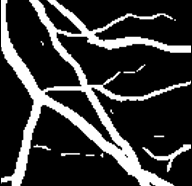
#> input picture 论文图/2/2-图片 3.png, 192 x 186 px, found by its file name
$ jupyter execute test2.ipynb
#> lines starting #> are read from the running program, lines starting #| are printed output that depends on the picture; after the words box and inside, x2 and y2 are one past the last pixel; in counts of white or black regions, pixels touching at a corner belong together
[cell 1]
import cv2
import numpy as np
import matplotlib.pyplot as plt
from matplotlib.gridspec import GridSpec
from skimage.morphology import skeletonize
from scipy import ndimage

def get_small_components(binary_image, area_threshold):
    """
    获取面积小于阈值的连通分量

    参数:
    binary_image: 二值图像
    area_threshold: 面积阈值

    返回:
    labels: 标记图像
    stats: 连通分量统计信息
    small_components: 小连通分量的标签列表
    """
    # 标记连通分量
    num_labels, labels, stats, centroids = cv2.connectedComponentsWithStats(
        binary_image, connectivity=8
    )

    # 创建小连通分量掩码
    small_components_mask = np.zeros_like(binary_image)

    # 获取小连通分量的标签列表
    small_components = []
    for i in range(1, num_labels):
        area = stats[i, cv2.CC_STAT_AREA]
        if area < area_threshold:
            small_components.append(i)
            small_components_mask[labels == i] = 255

    return labels, stats, centroids, small_components, small_components_mask

def find_endpoints(component_mask):
    """
    找到组件的端点

    参数:
    component_mask: 单个组件的二值掩码

    返回:
    endpoints: 端点坐标列表 [(y1,x1), (y2,x2), ...]
    """
    # 骨架化
    skeleton = skeletonize(component_mask / 255).astype(np.uint8)

    # 使用卷积找到端点
    kernel = np.array([
        [1, 1, 1],
        [1, 10, 1],
        [1, 1, 1]
    ])

    filtered = ndimage.convolve(skeleton, kernel, mode='constant', cval=0)

    # 端点的值是11（中心10 + 只有一个邻居值1）
    endpoints = np.where((filtered == 11) & (skeleton == 1))

    # 组合坐标
    return list(zip(endpoints[0], endpoints[1]))

def create_endpoint_roi_mask(binary_image, labels, small_components, endpoint_radius):
    """
    在小连通分量的端点周围创建感兴趣区域(ROI)

    参数:
    binary_image: 二值图像
    labels: 连通分量标签图
    small_components: 小连通分量的标签列表
    endpoint_radius: 端点周围ROI的半径

    返回:
    endpoint_roi_mask: 端点ROI掩码
    endpoints_coords: 所有端点的坐标
    """
    height, width = binary_image.shape
    endpoint_roi_mask = np.zeros_like(binary_image)
    all_endpoints = []

    # 为每个小连通分量找端点
    for label in small_components:
        # 创建当前组件的掩码
        component_mask = (labels == label).astype(np.uint8) * 255

        # 找到端点
        endpoints = find_endpoints(component_mask)
        all_endpoints.extend(endpoints)

        # 在每个端点周围创建圆形ROI
        for y, x in endpoints:
            y_min = max(0, y - endpoint_radius)
            y_max = min(height, y + endpoint_radius + 1)
            x_min = max(0, x - endpoint_radius)
            x_max = min(width, x + endpoint_radius + 1)

            # 使用圆形掩码
            for i in range(y_min, y_max):
                for j in range(x_min, x_max):
                    if ((i - y) ** 2 + (j - x) ** 2) <= endpoint_radius ** 2:
                        endpoint_roi_mask[i, j] = 255

    return endpoint_roi_mask, all_endpoints

def directional_dilation(binary_image, roi_mask=None):
    """
    对二值图像进行方向性膨胀处理。
    如果提供了ROI掩码，则只处理ROI区域内的像素。

    参数:
    binary_image: 二值图像(0和255)
    roi_mask: 感兴趣区域掩码，为None则处理整个图像

    返回:
    处理后的二值图像
    """
    # 创建输出图像
    result = binary_image.copy()
    height, width = binary_image.shape

    # 遍历每个像素（除了边界）
    for y in range(1, height - 1):
        for x in range(1, width - 1):
            # 如果有ROI掩码，则只处理ROI内的像素
            if roi_mask is not None and roi_mask[y, x] == 0:
                continue

            # 只处理值为0的像素
            if binary_image[y, x] == 0:
                # 检查四个方向
                # 方向1: 左上-右下
                if binary_image[y-1, x-1] == 255 or binary_image[y+1, x+1] == 255:
                    result[y, x] = 255
                # 方向2: 上-下
                elif binary_image[y-1, x] == 255 or binary_image[y+1, x] == 255:
                    result[y, x] = 255
                # 方向3: 右上-左下
                elif binary_image[y-1, x+1] == 255 or binary_image[y+1, x-1] == 255:
                    result[y, x] = 255
                # 方向4: 左-右
                elif binary_image[y, x-1] == 255 or binary_image[y, x+1] == 255:
                    result[y, x] = 255

    return result

def create_multi_value_image(binary_image, roi_mask):
    """
    创建一个包含多个值的图像:
    0: 背景
    1: 原始前景
    2: ROI区域
    3: 可用于后续修改的值

    参数:
    binary_image: 二值图像(0和255)
    roi_mask: ROI区域掩码(0和255)

    返回:
    包含多个值的图像
    """
    # 创建基本图像，将255转换为1
    multi_value_img = (binary_image > 0).astype(np.uint8)

    # 在ROI区域设置值为2
    roi_area = (roi_mask > 0).astype(np.uint8)
    multi_value_img[roi_area == 1] = 2

    # 值3留空，将用于后续修改

    return multi_value_img

def visualize_multi_value(multi_value_img):
    """
    可视化多值图像
    """
    # 创建可视化图像
    vis_img = np.zeros((*multi_value_img.shape, 3), dtype=np.uint8)

    # 设置各值的颜色
    # 0: 黑色 (背景，已经是黑色)
    # 1: 白色 (原始前景)
    vis_img[multi_value_img == 1] = [255, 255, 255]
    # 2: 红色 (ROI区域)
    vis_img[multi_value_img == 2] = [255, 0, 0]
    # 3: 绿色 (可修改区域)
    vis_img[multi_value_img == 3] = [0, 255, 0]

    return vis_img

def visualize_results(original, small_components_mask, endpoint_roi_mask, processed, multi_value_img, endpoints=None):
    """
    可视化原始图像、小连通分量、端点ROI、处理后的图像和多值图像
    """
    fig = plt.figure(figsize=(20, 15))
    gs = GridSpec(3, 2, figure=fig)

    # 显示原始图像
    ax1 = fig.add_subplot(gs[0, 0])
    ax1.imshow(original, cmap='gray')
    ax1.set_title("原始图像")
    ax1.axis('off')

    # 显示小连通分量
    ax2 = fig.add_subplot(gs[0, 1])
    ax2.imshow(small_components_mask, cmap='gray')
    ax2.set_title("小连通分量")
    ax2.axis('off')

    # 显示端点ROI
    ax3 = fig.add_subplot(gs[1, 0])
    ax3.imshow(endpoint_roi_mask, cmap='gray')
    if endpoints:
        for y, x in endpoints:
            ax3.plot(x, y, 'ro', markersize=3)
    ax3.set_title("端点ROI")
    ax3.axis('off')

    # 显示处理后图像
    ax4 = fig.add_subplot(gs[1, 1])
    ax4.imshow(processed, cmap='gray')
    ax4.set_title("处理后图像")
    ax4.axis('off')

    # 显示多值图像
    ax5 = fig.add_subplot(gs[2, 0])
    multi_value_vis = visualize_multi_value(multi_value_img)
    ax5.imshow(multi_value_vis)
    ax5.set_title("多值图像 (黑=0, 白=1, 红=2, 绿=3)")
    ax5.axis('off')

    plt.suptitle("基于连通分量端点的方向性膨胀处理")
    plt.tight_layout()
    plt.show()

def main(no):
    # 加载图像
#> called with no = '3'
    image_path = "/home/xkw/pxlames/segmentation/论文图/2/2-图片 3.png"  # 请替换为你的图像路径

    try:
        # 读取图像
        img = cv2.imread(image_path, cv2.IMREAD_GRAYSCALE)
#> img is the input picture: shape (186, 192); min 0, max 255, mean 54.4

        if img is None:
            print(f"无法读取图像 {image_path}")
            return

        # 确保图像是二值图像
        _, binary_img = cv2.threshold(img, 127, 255, cv2.THRESH_BINARY)
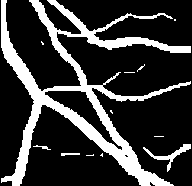
#> binary_img: shape (186, 192); 21.3% white; 12 white regions (8 under 20 px), largest, box (x1, y1, x2, y2) and area: (1, 0, 191, 186) 7206, (143, 144, 191, 172) 260, (61, 153, 80, 156) 42, (33, 145, 51, 150) 32

        # 设置连通分量面积阈值
        area_threshold = 20  # 可以根据实际情况调整

        # 获取小连通分量
        labels, stats, centroids, small_components, small_components_mask = get_small_components(binary_img, area_threshold)
#> in get_small_components, `num_labels, labels, stats, centroids = cv2.connectedComponentsWithStat..`:
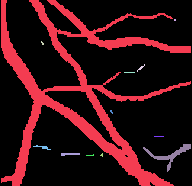
#> labels: shape (186, 192) int32; 13 distinct labels, from 0 to 12; one colour per label, 0 black
#> in get_small_components, `num_labels, labels, stats, centroids = cv2.connectedComponentsWithStat..`: num_labels = 13; stats = 13 rows, first 6: [0, 0, 192, 186, 28101], [1, 0, 190, 186, 7206], [174, 19, 2, 2, 4], [41, 41, 3, 4, 7], [137, 64, 8, 8, 16], [124, 72, 11, 1, 11]; centroids = 13 rows, first 8: [98.59, 92.1], [80.91, 91.2], [174.5, 19.5], [42, 42.71], [140.5, 67.5], [129, 72], [111, 111.3], [158.5, 136]
#> the loop in get_small_components, `for i in range(1, num_labels):` made 12 passes
#> area on passes 1, 8, 9, 10: 7206, 32, 260, 42
#> after the loop in get_small_components, `for i in range(1, num_labels):`:
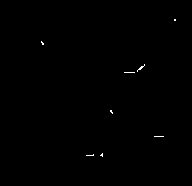
#> small_components_mask: shape (186, 192); 0.2% white in thin lines or dots, all inside (x1, y1, x2, y2) = (41, 19, 176, 157)
#> after the loop in get_small_components, `for i in range(1, num_labels):`: small_components = [2, 3, 4, 5, 6, 7, 11, 12]
#> small_components = [2, 3, 4, 5, 6, 7, 11, 12]

        # 设置端点周围ROI的半径
        endpoint_radius = 1  # 可以根据实际情况调整

        # 创建端点ROI掩码
        endpoint_roi_mask, endpoints = create_endpoint_roi_mask(binary_img, labels, small_components, endpoint_radius)
#> the loop in create_endpoint_roi_mask, `for label in small_components:` made 8 passes
#> (label, endpoints) on passes 1 to 8: (2, [(19, 174), (19, 175)]), (3, [(41, 41), (43, 42)]), (4, [(64, 144), (71, 137)]), (5, [(72, 124), (72, 134)]), (6, [(111, 111), (112, 111)]), (7, [(136, 154), (136, 163)]), (11, [(153, 102), (155, 101)]), (12, [(154, 93), (155, 86)])
#> pass 1, in create_endpoint_roi_mask, `component_mask = (labels == label).astype(np.uint8) * 255`:
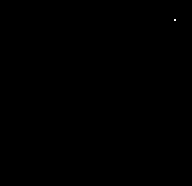
#> component_mask: shape (186, 192); 0.01% white in thin lines or dots, all inside (x1, y1, x2, y2) = (174, 19, 176, 21)
#> after the loop in create_endpoint_roi_mask, `for label in small_components:`: component_mask: shape (186, 192); 0.03% white in thin lines or dots, all inside (x1, y1, x2, y2) = (86, 154, 94, 156)
#> after the loop in create_endpoint_roi_mask, `for label in small_components:`:
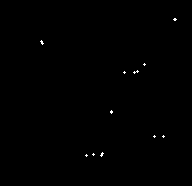
#> endpoint_roi_mask: shape (186, 192); 0.21% white in thin lines or dots, all inside (x1, y1, x2, y2) = (40, 18, 177, 157)
#> after the loop in create_endpoint_roi_mask, `for label in small_components:`: all_endpoints = [(19, 174), (19, 175), (41, 41), (43, 42), (64, 144), (71, 137), (72, 124), (72, 134), (111, 111), (112, 111), (136, 154), (136, 163), (153, 102), (155, 101), (154, 93), (155, 86)]
#> endpoints has the same summary as all_endpoints in create_endpoint_roi_mask

        # 进行方向性膨胀处理，只处理端点ROI区域
        processed_img = directional_dilation(binary_img, endpoint_roi_mask)
#> after the loop in directional_dilation, `for y in range(1, height - 1):`: result: shape (186, 192); 21.4% white; 10 white regions (5 under 20 px), largest, box (x1, y1, x2, y2) and area: (1, 0, 191, 186) 7214, (143, 144, 191, 172) 260, (61, 153, 80, 156) 42, (123, 63, 146, 74) 39, (33, 145, 51, 150) 32

        # 创建多值图像，其中ROI区域标记为2
        multi_value_img = create_multi_value_image(binary_img, endpoint_roi_mask)
#> in create_multi_value_image, `multi_value_img[roi_area == 1] = 2`:
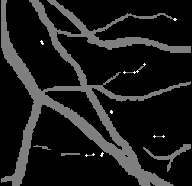
#> multi_value_img: shape (186, 192); min 0, max 2, mean 0.216; drawn with min black and max white

        # 显示结果
        visualize_results(binary_img, small_components_mask, endpoint_roi_mask, processed_img, multi_value_img, endpoints)
#> the loop in visualize_results, `for y, x in endpoints:` made 16 passes
#> in visualize_results, `plt.show()`:
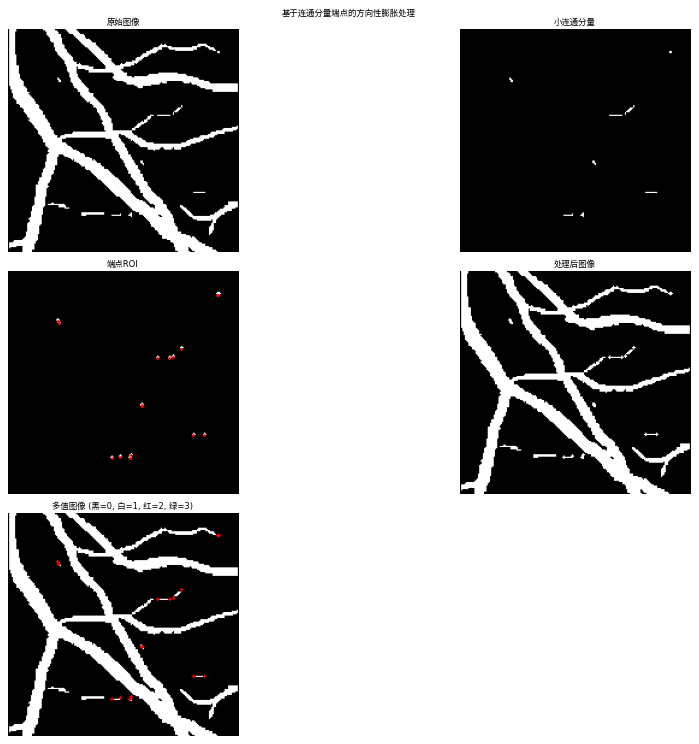
#> figure drawn by matplotlib, 5 panels

        # 保存结果
        # cv2.imwrite("small_components_mask.png", small_components_mask)
        # cv2.imwrite("endpoint_roi_mask.png", endpoint_roi_mask)
        # cv2.imwrite("directional_dilation_result.png", processed_img)
        np.savetxt(no+"-multi_value_image.txt", multi_value_img, fmt='%d')  # 保存为整数格式
        print("处理完成，结果已保存")

    except Exception as e:
        print(f"处理图像时发生错误: {str(e)}")
        import traceback
        traceback.print_exc()

if __name__ == "__main__":
    main("3")

[cell 2]
import numpy as np
import matplotlib.pyplot as plt

no = "3"
# 读取.txt文件
try:
    with open('/home/xkw/pxlames/segmentation/论文图/2/2-3.txt', 'r') as file:
#> (reads 论文图/2/2-3.txt from the repository)
        lines = file.readlines()

    # 过滤空行并转换为数值
    data = []
    for line in lines:
        line = line.strip()
        if line:  # 跳过空行
            row = [int(val) for val in line.split()]
            if row:  # 确保行不为空
                data.append(row)

    # 转换为numpy数组
    data = np.array(data)

    # 检查数据是否为空
    if data.size == 0:
        raise ValueError("No valid data found in the file")

    # 根据要求调整像素值
    data[data == 2] = 0

    # 使用plt显示图像
    plt.figure(figsize=(8, 6))
    plt.imshow(data, cmap='gray')
    # plt.title('Image from Text Data')
    plt.axis('off')
    plt.savefig(no+'-output_image.png')  # 保存图像到当前文件夹
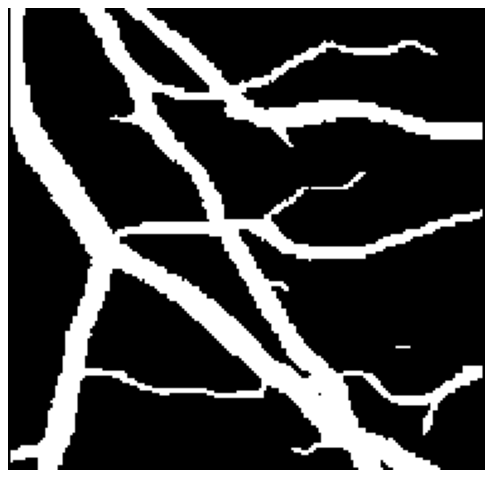
#> figure drawn by matplotlib, 1 panel
    plt.show()

except FileNotFoundError:
    print("Error: File not found. Please check the file path.")
except ValueError as e:
    print(f"Error processing data: {e}")
except Exception as e:
    print(f"An unexpected error occurred: {e}")

[cell 3]
# closing：
import cv2
import numpy as np
import matplotlib.pyplot as plt
from matplotlib.gridspec import GridSpec

def process_image(image_path, kernel_size=5):
    """
    读取图像并进行膨胀和腐蚀操作

    参数:
    image_path: 图像文件路径
    kernel_size: 结构元素的大小

    返回:
    原图、膨胀结果、腐蚀结果
    """
    # 读取图像
    image = cv2.imread(image_path)

    # 如果是彩色图像，转换为灰度图
    if len(image.shape) == 3:
        gray = cv2.cvtColor(image, cv2.COLOR_BGR2GRAY)
    else:
        gray = image

    # 创建结构元素
    kernel = np.ones((kernel_size, kernel_size), np.uint8)

    eroded = cv2.erode(gray, kernel, iterations=1)

    # 膨胀操作
    dilated = cv2.dilate(gray, kernel, iterations=1)

    # 腐蚀操作

    return gray, dilated, eroded

def visualize_results(original, dilated, eroded, title="图像膨胀与腐蚀处理结果"):
    """
    可视化原始图像、膨胀结果和腐蚀结果
    """
    fig = plt.figure(figsize=(15, 5))
    gs = GridSpec(1, 3, figure=fig)

    # 显示原始图像
    ax1 = fig.add_subplot(gs[0, 0])
    ax1.imshow(original, cmap='gray')
    ax1.set_title("原始图像")
    ax1.axis('off')

    # 显示膨胀结果
    ax2 = fig.add_subplot(gs[0, 1])
    ax2.imshow(dilated, cmap='gray')
    ax2.set_title("膨胀结果")
    ax2.axis('off')

    # 显示腐蚀结果
    ax3 = fig.add_subplot(gs[0, 2])
    ax3.imshow(eroded, cmap='gray')
    ax3.set_title("腐蚀结果")
    ax3.axis('off')

    plt.suptitle(title)
    plt.tight_layout()
    plt.show()

def main(no):
    # 图像路径
    image_path = "/home/xkw/pxlames/segmentation/论文图/3-output_image.png"  # 替换为你的图像路径

    # 结构元素大小
    kernel_size = 2  # 可以调整这个值

    # 处理图像
    original, dilated, eroded = process_image(image_path, kernel_size)

    # 显示结果
    visualize_results(original, dilated, eroded)

    # 保存结果
    # cv2.imwrite("original.png", original)
    cv2.imwrite(no+"-dilated_final.png", dilated)
    # cv2.imwrite("eroded.png", eroded)

    print("处理完成，结果已保存为original.png、dilated.png和eroded.png")

if __name__ == "__main__":
    main("3")
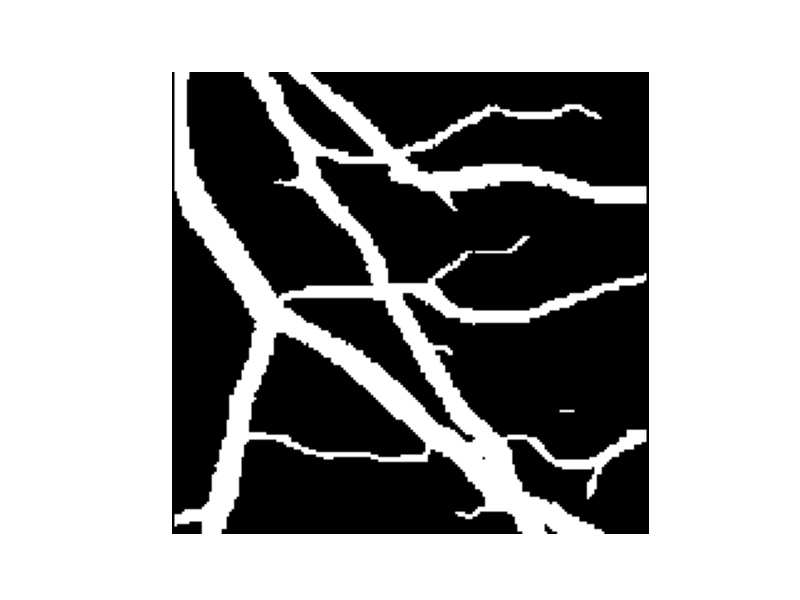
#> input picture 论文图/3-output_image.png, 800 x 600 px, found by its file name
#> in process_image, image is the input picture: shape (600, 800, 3); min 0, max 255, mean 164
#> in process_image, `dilated = cv2.dilate(gray, kernel, iterations=1)`:
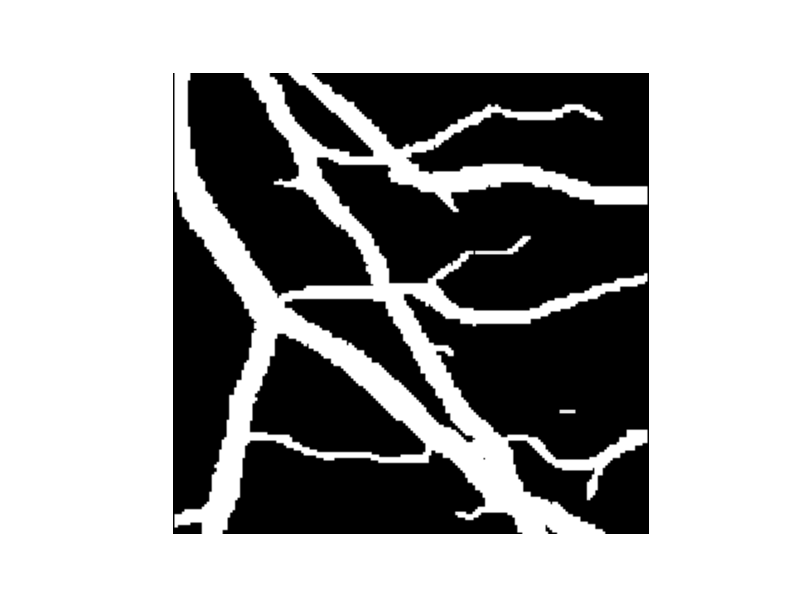
#> dilated: shape (600, 800); min 0, max 255, mean 166.4
